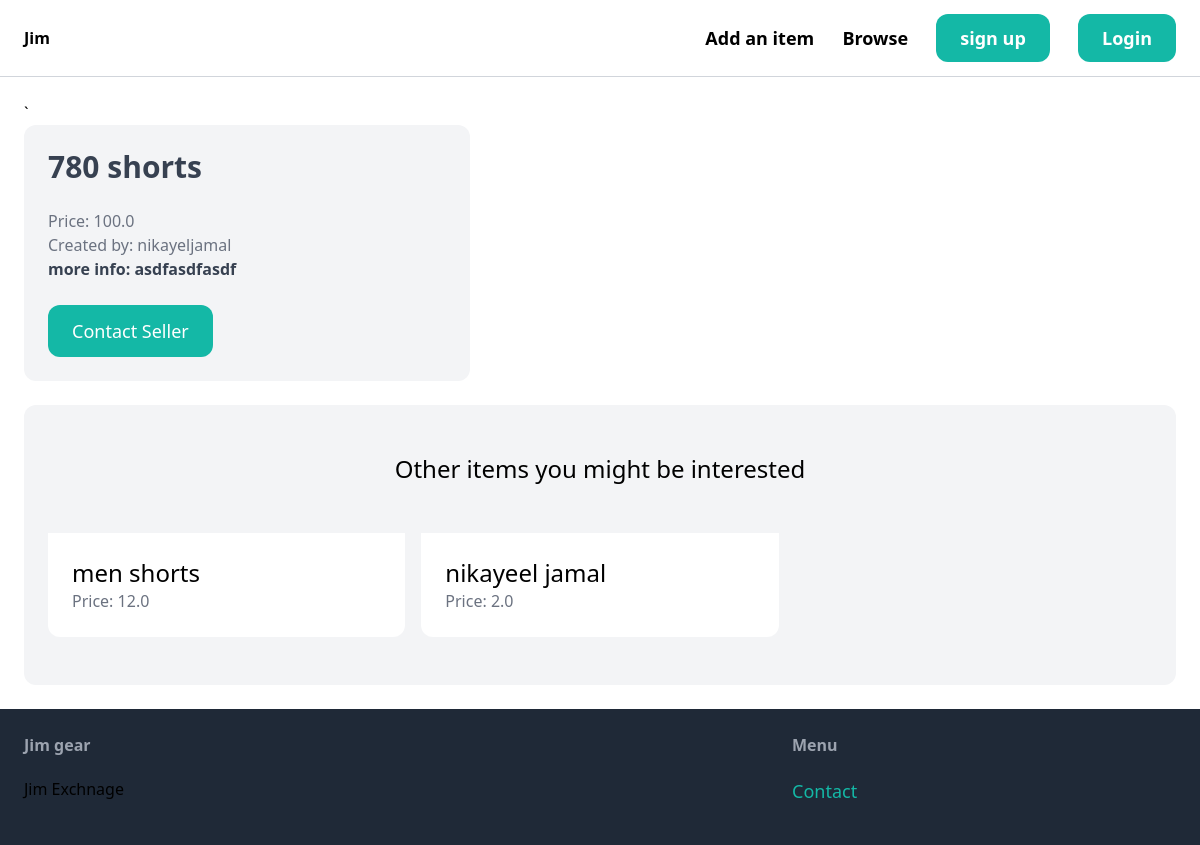
/items/6/, run on the app's committed database.
### item/models.py (models this page shows, shortened)
class Item(models.Model):
    catagory = models.ForeignKey(Catagory, related_name = 'items', on_delete=models.CASCADE)
    name = models.CharField(max_length=250)
    description = models.TextField(blank=True, null=True)
    price = models.FloatField()
    image = models.ImageField(upload_to='item_images', blank=True, null=True) #incase no image provided
    is_sold = models.BooleanField(default=False)
    created_by = models.ForeignKey(User, related_name = 'items', on_delete = models.CASCADE)
    created_at = models.DateTimeField(auto_now_add=True)

### item/views.py (the view)
# urls.py: path('<int:pk>/', views.detail, name='detail'),
def detail(request, pk):
    item = get_object_or_404(Item, pk=pk)
    r_items = Item.objects.filter(catagory=item.catagory, is_sold=False).exclude(pk=pk)
    return render(request, 'item/detail.html', {
        'item': item,
        'r_items': r_items
    })

### item/templates/item/detail.html
{% extends 'main_app/base.html' %}
{% block content %}
<div class="grid grid-cols-5 gap-6">
    <div class="col-span-2 p-6 bg-gray-100 rounded-xl">
        <h1 class="mb-6 text-black font-bold text-gray-700 text-3xl">{{ item.name }}</h1>
        <p class="text-gray-500">Price: {{ item.price }}</p>
        <p class="text-gray-500">Created by: {{ item.created_by }}</p>
        {% if item.description %}
            <p class="text-gray-700">
                <strong>more info: {{ item.description }}</strong>
            </p>
        {% endif %}
        {% if request.user == item.created_by %}
            <div class="mt-6 p-6 bg-white rounded-xl">
                <a href="{% url 'item:edit' item.id %}" class="inline-block mt-6 px-6 py-3 bg-blue-500 text-white text-lg rounded-xl hover:bg-teal-700">Edit Item</a>
                <a href="{% url 'item:delete' item.id %}" class="inline-block mt-6 px-6 py-3 bg-red-500 text-white text-lg rounded-xl hover:bg-teal-700">Delete Item</a>
            </div>
        {% else %}
        <a href="" class="inline-block mt-6 px-6 py-3 bg-teal-500 text-white text-lg rounded-xl hover:bg-teal-700">Contact Seller</a>
        {% endif %}
    </div>
</div>
<div class="mt-6 px-6 py-12 bg-gray-100 rounded-xl">
    <h2 class="mb-12 text-2xl text-center">Other items you might be interested</h2>
    <div class="grid grid-cols-3 gap-4">
        {% for item in r_items %}
        <div>
            <a href="{% url 'item:detail' item.id %}">
                <div class="p-6 bg-white rounded-b-xl">
                    <h2 class="text-2xl">{{item.name}}</h2>
                    <p class="text-gray-500">Price: {{item.price}}</p>
                </div>
            </a>
        </div>
        {% endfor %}
    </div>
</div>
{% endblock %}

### data on the page
Item: name "780 shorts", price "100.0", created_by "nikayeljamal", description "asdfasdfasdf"
Item: name "men shorts", price "12.0"
Item: name "nikayeel jamal", price "2.0"
